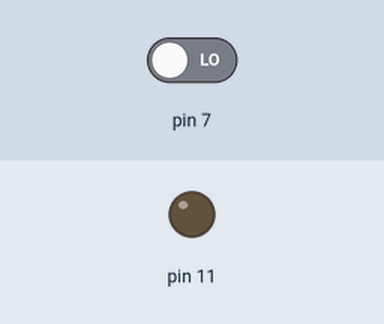
A sketch run on a simulated Arduino Uno, built with avr-gcc and run on an emulated ATmega328P. On the bench: output pins drawn as LEDs (lit = HIGH). The test bench sets the inputs (shaded band); at power-on: pin 7 LOW.

Above: at 1.2 s.
1.3 s: pin 7 driven HIGH
At 1.8 s:
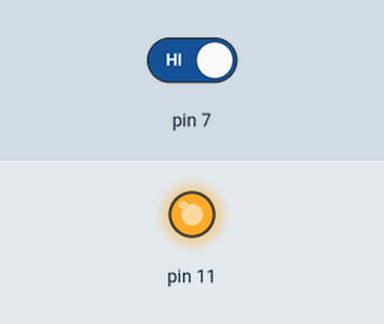
2.8 s: pin 7 driven LOW
At 4.1 s:
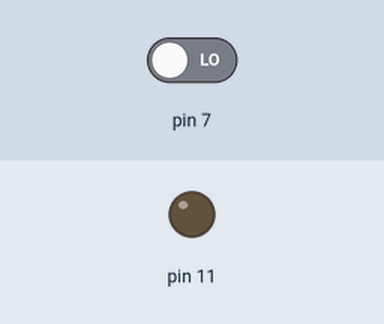
Timing chart, 0 to 5.8 s (numbered marks = the images above; inputs shaded):
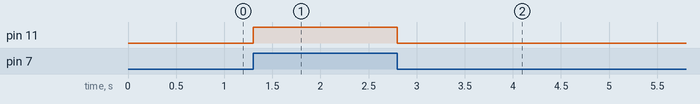

The sketch:

Lesson_07_Motion_Sensor.ino
```cpp
void setup() {
  pinMode(11, OUTPUT);
  pinMode(7, INPUT);

}

void loop() {
  int motionStatus = digitalRead(7);

  if(motionStatus == 1){
    digitalWrite(11, HIGH);
  }
  else{
    digitalWrite(11, LOW);
  }

}
```

Measured:
- after the input at 1.3 s, pin 11: LOW → HIGH at once
- after the input at 2.8 s, pin 11: HIGH → LOW at once
